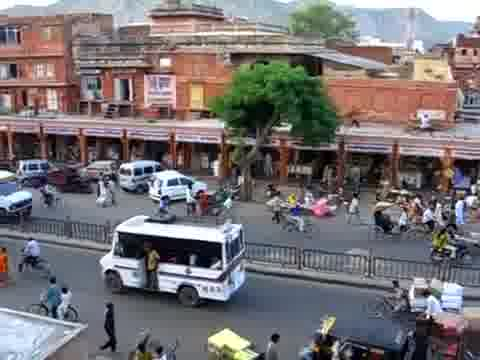
#> input picture ComputationalPhotography/VideoStitchingProcessing/images/input/6frames/f0450.jpg, 480 x 360 px, found by its file name
$ jupyter execute --allow-errors Project_5.ipynb   (shell and % lines are left out)
#> lines starting #> are read from the running program, lines starting #| are printed output that depends on the picture; long printed decimals are rounded
### ComputationalPhotography/VideoStitchingProcessing/utils.py
import os
import cv2

import numpy as np
from math import floor
from numpy.linalg import svd, inv


def blendImages(sourceTransform, referenceTransform):
    '''
    Naive blending for frame stitching
    Input:
        - sourceTransform: source frame projected onto reference frame plane
        - referenceTransform: reference frame projected onto same space

    Output:
        - blendedOutput: naive blending result from frame stitching
    '''

    blendedOutput = referenceTransform
    indices = referenceTransform == 0
    blendedOutput[indices] = sourceTransform[indices]

    return (blendedOutput / blendedOutput.max() * 255).astype(np.uint8)


# [55 lines left out: functions get_img_corners, video2imageFolder, not called in this run]


def imageFolder2mpeg(input_path, output_path='./output_video.mpeg', fps=30.0):
    '''
    Extracts the frames from an input video file
    and saves them as separate frames in an output directory.
    Input:
        input_path: Input video file.
        output_path: Output directorys.
        fps: frames per second (default: 30).
    Output:
        None
    '''

    dir_frames = input_path
    files_info = os.scandir(dir_frames)

    file_names = [f.path for f in files_info if f.name.endswith(".jpg")]
    file_names.sort(key=lambda f: int(''.join(filter(str.isdigit, f))))

    print("file_names ", file_names)

    frame_Height, frame_Width = cv2.imread(file_names[0]).shape[:2]
    resolution = (frame_Width, frame_Height)

    # Define the codec and create VideoWriter object
    fourcc = cv2.VideoWriter_fourcc(*'MPG1')
    video_writer = cv2.VideoWriter(output_path, fourcc, fps, resolution)

    frame_count = len(file_names)

    frame_idx = 0

    while frame_idx < frame_count:


        frame_i = cv2.imread(file_names[frame_idx])
        video_writer.write(frame_i)
        frame_idx += 1

    video_writer.release()

### ComputationalPhotography/VideoStitchingProcessing/Project_5.ipynb
# Programming Project #5: Video Stitching and Processing

## CS445: Computational Photography - Fall 2019

### Part I: Stitch two key frames

#### This involves:
1. compute homography H between two frames;
2. project each frame onto the same surface;
3. blend the surfaces.

Check that your homography is correct by plotting four points that form a square in frame 270 and their projections in each image, like this:
<p>


</p>

[cell 1]
# !pip install opencv-python==3.4.2.17
# !pip install opencv-contrib-python==3.4.2.17

import cv2
import numpy as np
from numpy.linalg import svd, inv
import utils
from matplotlib import pyplot as plt
print(cv2.__version__)

[cell 2]
# images location
# im1 = './images/input/frames/f0001.jpg'
im1 = './images/input/frames/f0450.jpg'
im2 = './images/input/frames/f0270.jpg'

# Load an color image in grayscale
im1 = cv2.imread(im1)
#> im1 is the input picture: shape (360, 480, 3); mean B, G, R 115.9, 113.5, 118.6
im2 = cv2.imread(im2)
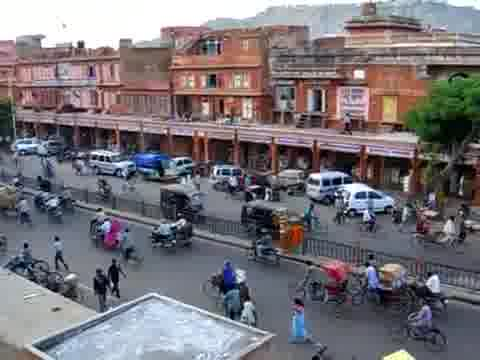
#> input picture ComputationalPhotography/VideoStitchingProcessing/images/input/6frames/f0270.jpg, 480 x 360 px, found by its file name
#> im2 is the input picture: shape (360, 480, 3); mean B, G, R 120.4, 115, 119.6

[cell 3]
def auto_homography(Ia,Ib, homography_func=None,normalization_func=None):
    '''
    Computes a homography that maps points from Ia to Ib

    Input: Ia and Ib are images
    Output: H is the homography

    '''
    if Ia.dtype == 'float32' and Ib.dtype == 'float32':
        Ia = (Ia*255).astype(np.uint8)
        Ib = (Ib*255).astype(np.uint8)

    Ia_gray = cv2.cvtColor(Ia,cv2.COLOR_BGR2GRAY)
    Ib_gray = cv2.cvtColor(Ib,cv2.COLOR_BGR2GRAY)
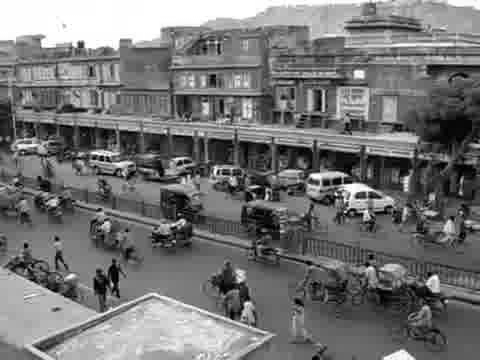
#> Ib_gray: shape (360, 480); min 0, max 255, mean 117

    # Initiate SIFT detector
    sift = cv2.xfeatures2d.SIFT_create()

    # find the keypoints and descriptors with SIFT
    kp_a, des_a = sift.detectAndCompute(Ia_gray,None)
#> kp_a = 2816 keypoints; strongest (x, y, size): (160, 192, 2.6), (438, 205, 2.8), (172, 183, 5.4), (470, 200, 5.4)
    kp_b, des_b = sift.detectAndCompute(Ib_gray,None)
#> kp_b = 2820 keypoints; strongest (x, y, size): (336, 194, 2.1), (314, 176, 4.7), (81, 44, 4.5), (359, 74, 6.7)

    # BFMatcher with default params
    bf = cv2.BFMatcher()
    matches = bf.knnMatch(des_a,des_b, k=2)
#> matches = 2816 matches

    # Apply ratio test
    good = []
    for m,n in matches:
        if m.distance < 0.75*n.distance:
            good.append(m)
#> after the loop, good = 227 matches

    numMatches = int(len(good))
#> numMatches = 227

    matches = good
#> matches = 227 matches

    # Xa and Xb are 3xN matrices that contain homogeneous coordinates for the N
    # matching points for each image
    Xa = np.ones((3,numMatches))
    Xb = np.ones((3,numMatches))

    for idx, match_i in enumerate(matches):
        Xa[:,idx][0:2] = kp_a[match_i.queryIdx].pt
        Xb[:,idx][0:2] = kp_b[match_i.trainIdx].pt

    ## RANSAC
    niter = 1000
    best_score = 0

    for t in range(niter):
        # estimate homography
        subset = np.random.choice(numMatches, 4, replace=False)
        pts1 = Xa[:,subset]
        pts2 = Xb[:,subset]

        H_t = homography_func(pts1, pts2, normalization_func) # edit helper code below (computeHomography)

        # score homography
        Xb_ = np.dot(H_t, Xa) # project points from first image to second using H
        du = Xb_[0,:]/Xb_[2,:] - Xb[0,:]/Xb[2,:]
        dv = Xb_[1,:]/Xb_[2,:] - Xb[1,:]/Xb[2,:]

        ok_t = np.sqrt(du**2 + dv**2) < 1  # you may need to play with this threshold
        score_t = sum(ok_t)

        if score_t > best_score:
            best_score = score_t
            H = H_t
            in_idx = ok_t
            pt1 = pts1
            pt2 = pts2
#> this loop made 1000 passes
#> (subset, score_t, best_score) on passes 1, 2, 3, 6, 7: ([130, 83, 158, 184], 4, 4), ([143, 115, 77, 179], 13, 13), ([153, 13, 193, 221], 71, 71), ([146, 82, 202, 46], 121, 121), ([190, 103, 134, 54], 125, 125)
#> (score_t, best_score) on passes 280, 467: (130, 130), (147, 147)
#> after the loop, best_score = 147

    print('best score: {:02f}'.format(best_score))
#| best score: 147.000

    # Optionally, you may want to re-estimate H based on inliers

    return H

[cell 4]
def computeHomography(pts1, pts2,normalization_func=None):
    '''
    Compute homography that maps from pts1 to pts2 using SVD

    Input: pts1 and pts2 are 3xN matrices for N points in homogeneous
    coordinates.

    Output: H is a 3x3 matrix, such that pts2~=H*pts1
    '''
#     print("pts1.shape is ", pts1.shape)
#     print("pts1 is ", pts1)
    N = pts1.shape[1]
    A = np.zeros((2*N, 9))

    for i in range(N):
        x = pts1[:, i]
        xi = pts2[:, i]
        u, v = x[0], x[1]
        ui, vi = xi[0], xi[1]
        A[2*i, :] = np.array([-u, -v, -1, 0, 0, 0, u*ui, v*ui, ui])
        A[2*i+1, :] = np.array([0, 0, 0, -u, -v, -1, u*vi, v*vi, vi])

    u, s, vt = np.linalg.svd(A)
    h = vt[vt.shape[0]-1, :]
#     h = vt[:, -1]
    return np.reshape(h, (3,3))
#     raise Exception("TODO in computeHomography() not implemented")

[cell 5]
# pt1, pt2, H = auto_homography(im1, im2, computeHomography)
# Computes a homography that maps points from Ia to Ib
H = auto_homography(im1, im2, computeHomography) #h (450, 270)
#> H = [[0.00399, -0.000204, 0.998], [-8.37e-05, 0.0046, 0.0665], [-1.88e-06, 5.85e-08, 0.00489]]

[cell 6]
# plot the interest points on im1 and im2 (450)
plotx_im1 = np.array([100, 240, 240, 100, 100])
ploty_im1 = np.array([50, 50, 200, 200, 50])
plotz_im1 = np.ones(5)
plot_im1 = np.array([plotx_im1, ploty_im1, plotz_im1])

plot_im2 = np.dot(H, plot_im1)
#> plot_im2 = [[1.39, 1.94, 1.91, 1.36, 1.39], [0.288, 0.276, 0.966, 0.978, 0.288], [0.0047, 0.00444, 0.00445, 0.00471, 0.0047]]
plot_im2 = plot_im2 / plot_im2[-1]
#> plot_im2 = [[294.9, 438.2, 430.4, 287.8, 294.9], [61.26, 62.25, 217.2, 207.6, 61.26], [1, 1, 1, 1, 1]]

fig = plt.figure()
ax1 = fig.add_subplot(221)
plt.imshow(cv2.cvtColor(im1, cv2.COLOR_BGR2RGB))
plt.title('frame 450')

ax2 = fig.add_subplot(222)
plt.imshow(cv2.cvtColor(im2, cv2.COLOR_BGR2RGB))
plt.title('frame 270')

ax3 = fig.add_subplot(223)
plt.imshow(cv2.cvtColor(im1, cv2.COLOR_BGR2RGB))
ax3.plot(plot_im1[0], plot_im1[1], 'b')

ax4 = fig.add_subplot(224)
plt.imshow(cv2.cvtColor(im2, cv2.COLOR_BGR2RGB))
ax4.plot(plot_im2[0], plot_im2[1], 'b')
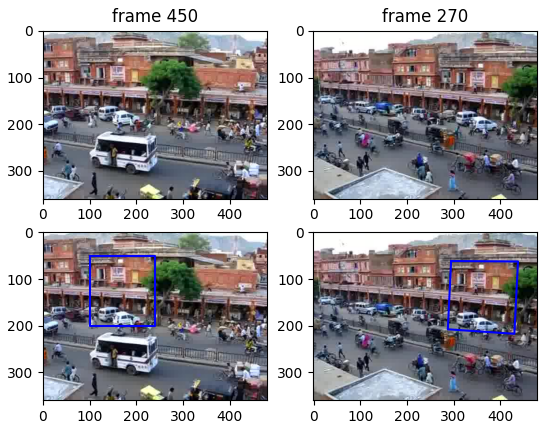
#> figure drawn by matplotlib, 4 panels

[cell 7]
projectedWidth = 900
projectedHeight = 450

sourceHomography = H
#> sourceHomography has the same summary as H
refHomography = np.identity(3)

projectedSource = cv2.warpPerspective(im1, sourceHomography, (projectedWidth, projectedHeight))
projectedReference = cv2.warpPerspective(im2, refHomography, (projectedWidth, projectedHeight))

blendedOutput = utils.blendImages(projectedSource, projectedReference)
canvas_height = 560
canvas_width = 1080
blended_canvas = np.zeros((canvas_height, canvas_width, 3), 'uint8')
img_w = blendedOutput.shape[1]
#> img_w = 900
img_h = blendedOutput.shape[0]
#> img_h = 450

x_offset = int(canvas_height/2 - (img_h/2))
#> x_offset = 55
y_offset = int((canvas_width/2)-(img_w/2))
#> y_offset = 90

blended_canvas[x_offset:x_offset+blendedOutput.shape[0], y_offset:y_offset+blendedOutput.shape[1]] = blendedOutput
plt.figure(figsize=(40,5))
plt.imshow(cv2.cvtColor(blended_canvas, cv2.COLOR_BGR2RGB))
plt.title("blended")

### Part II: Panorama using five key frames

In this part you will produce a panorama using five key frames. Let's determine frames [90, 270, 450, 630, 810] as key frames. The goal is to map all the five frames onto the plane corresponding to frame 450 (that we also call the _reference frame_). For the frames 270 and 630 you can follow the instructions in part 1.

Mapping frame 90 to frame 450 is difficult because they share very little area. Therefore you need to perform a two stage mapping by using frame 270 as a guide. Compute one projection from 90 to 270 and one from 270 to 450 and multiply the two matrices. This produces a projection from 90 to 450 even though these frames have very little area in common

[cell 8]
import cv2
import numpy as np

[cell 9]
fig = plt.figure(figsize=(60,10))

projectedWidth = 1600
projectedHeight = 700

img_90 = cv2.imread('./images/input/frames/f0090.jpg')
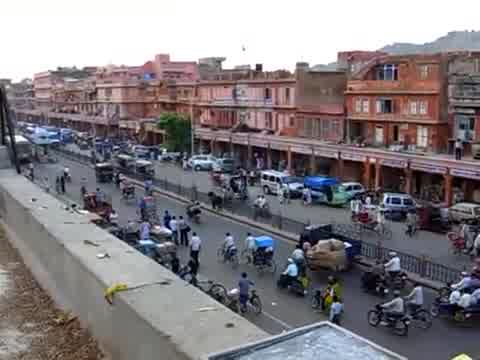
#> input picture ComputationalPhotography/VideoStitchingProcessing/images/input/6frames/f0090.jpg, 480 x 360 px, found by its file name
#> img_90 is the input picture: shape (360, 480, 3); mean B, G, R 129.8, 125.4, 130.7
img_270 = cv2.imread('./images/input/frames/f0270.jpg')
img_450 = cv2.imread('./images/input/frames/f0450.jpg')

H_90 = auto_homography(img_90, img_270, computeHomography)
#> in auto_homography (call 2), `Ia_gray = cv2.cvtColor(Ia,cv2.COLOR_BGR2GRAY)`:
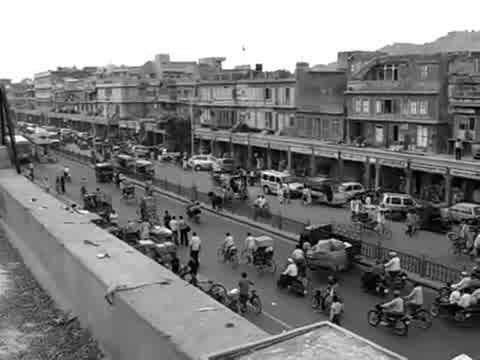
#> Ia_gray: shape (360, 480); min 0, max 255, mean 127.5
#> in auto_homography (call 2), `kp_a, des_a = sift.detectAndCompute(Ia_gray,None)`: kp_a = 2750 keypoints; strongest (x, y, size): (348, 245, 3.3), (19, 138, 5.7), (259, 67, 4.4), (99, 165, 2.4)
#> in auto_homography (call 2), `matches = bf.knnMatch(des_a,des_b, k=2)`: matches = 2750 matches
#> after the loop in auto_homography (call 2), `for m,n in matches:`: good = 281 matches
#> in auto_homography (call 2), `numMatches = int(len(good))`: numMatches = 281
#> in auto_homography (call 2), `matches = good`: matches = 281 matches
#> the loop in auto_homography (call 2), `for t in range(niter):` made 1000 passes
#> (subset, score_t, best_score) on passes 1, 3: ([200, 6, 119, 43], 32, 32), ([87, 155, 27, 30], 126, 126)
#> (subset, score_t) on passes 2, 4, 5, 6, 7, 8: ([104, 133, 209, 275], 15), ([189, 219, 103, 275], 106), ([129, 276, 14, 142], 59), ([135, 261, 152, 213], 5), ([69, 239, 194, 230], 62), ([271, 64, 120, 226], 5)
#| best score: 213.000
H_270 = auto_homography(img_270, img_450, computeHomography)
#| best score: 160.000
left = H_90.dot(H_270)

tx = 600
ty = 100
H_t = np.array([[1,0,tx], [0,1,ty], [0,0,1]])

I = np.identity(3)
projected_90 = cv2.warpPerspective(img_90, H_t.dot(left), (projectedWidth, projectedHeight))
projected_270 = cv2.warpPerspective(img_270, H_t.dot(H_270), (projectedWidth, projectedHeight))
projected_450 = cv2.warpPerspective(img_450, H_t.dot(I), (projectedWidth, projectedHeight))

blended_270 = utils.blendImages(projected_90, projected_270)
#> in blendImages (call 2), `blendedOutput[indices] = sourceTransform[indices]`:
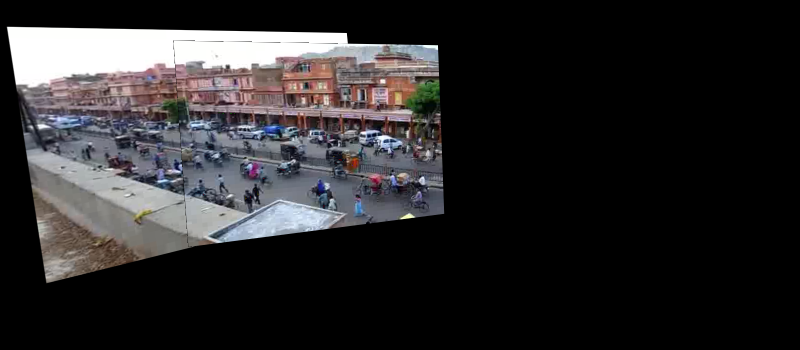
#> blendedOutput: shape (700, 1600, 3) (shown at 1/2 size); mean B, G, R 42.4, 41.1, 42.5
blended_450_left = utils.blendImages(blended_270, projected_450)
axes1 = fig.add_subplot(121)
plt.imshow(cv2.cvtColor(blended_450_left, cv2.COLOR_BGR2RGB))
plt.title('blended')

[cell 10]
master_frames =[90, 270, 450, 630, 810]
reference_frame = 450
reference_idx = master_frames.index(reference_frame)

img_90 = cv2.imread('./images/input/frames/f0090.jpg')
img_270 = cv2.imread('./images/input/frames/f0270.jpg')
img_450 = cv2.imread('./images/input/frames/f0450.jpg')
img_630 = cv2.imread('./images/input/frames/f0630.jpg')
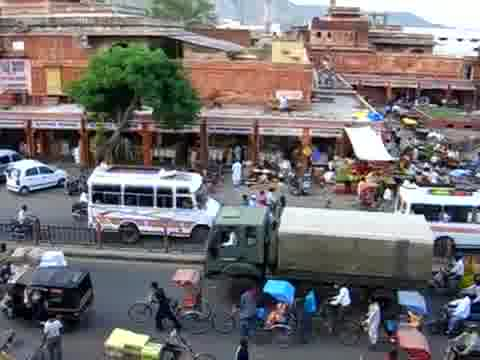
#> input picture ComputationalPhotography/VideoStitchingProcessing/images/input/6frames/f0630.jpg, 480 x 360 px, found by its file name
#> img_630 is the input picture: shape (360, 480, 3); mean B, G, R 112.5, 112, 116.1
img_810 = cv2.imread('./images/input/frames/f0810.jpg')
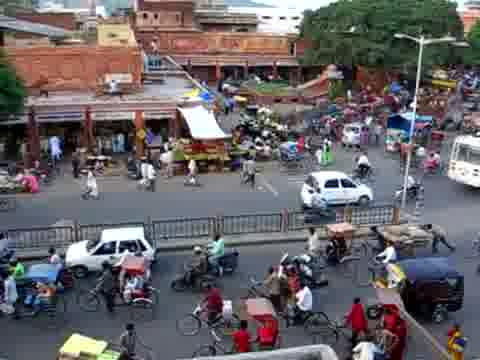
#> input picture ComputationalPhotography/VideoStitchingProcessing/images/input/6frames/f0810.jpg, 480 x 360 px, found by its file name
#> img_810 is the input picture: shape (360, 480, 3); mean B, G, R 103.6, 100.6, 105.1

H_810 = auto_homography(img_810, img_630, computeHomography)
#| best score: 104.000
H_630 = auto_homography(img_630, img_450, computeHomography)
#| best score: 134.000
right = H_810.dot(H_630)

I = np.identity(3)
projected_810 = cv2.warpPerspective(img_810, H_t.dot(right), (projectedWidth, projectedHeight))
projected_630 = cv2.warpPerspective(img_630, H_t.dot(H_630), (projectedWidth, projectedHeight))
projected_450 = cv2.warpPerspective(img_450, H_t.dot(I), (projectedWidth, projectedHeight))

blended_630 = utils.blendImages(projected_810, projected_630)
blended_450_right = utils.blendImages(blended_630, projected_450)
fig = plt.figure(figsize=(60,10))
axes1 = fig.add_subplot(121)
plt.imshow(cv2.cvtColor(blended_450_right, cv2.COLOR_BGR2RGB))
plt.title('blended')

[cell 11]
fig = plt.figure(figsize=(60,10))

final_blend = utils.blendImages(blended_450_left, blended_450_right)
#> in blendImages (call 6), `indices = referenceTransform == 0`:
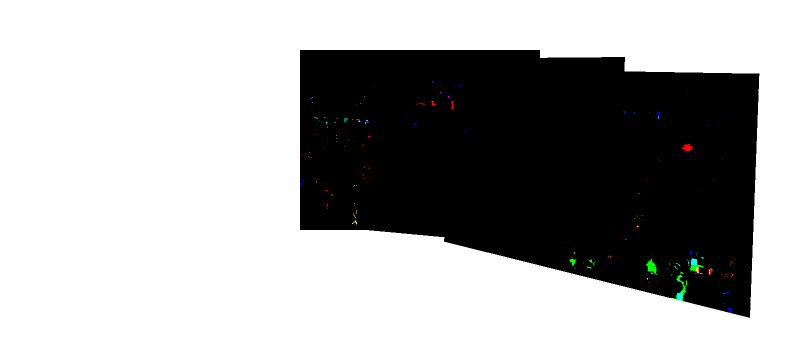
#> indices: shape (700, 1600, 3) bool (shown at 1/2 size); mean B, G, R 0.664, 0.665, 0.664
plt.imshow(cv2.cvtColor(final_blend, cv2.COLOR_BGR2RGB))

### Part 3: Map the video to the reference plane

[cell 12]
import os
import cv2
import numpy as np
import matplotlib.pyplot as plt
from math import floor

[cell 13]
# dir_frames = 'images/input/frames'
dir_frames = 'images/input/frames'
filenames = []
#> (the rest of this cell did not finish here and is left out)

#> (a cell that did not finish here is left out)

[cell 15]
frameCount = len(filenames)
print("frameCount ", frameCount)
print(filenames)
#> (the rest of this cell did not finish here and is left out)

[cell 16]
for idx, file_i in enumerate(filenames):
    frames[idx] = cv2.cvtColor(cv2.imread(file_i), cv2.COLOR_BGR2RGB) / 255.0

projectedWidth = 1600
projectedHeight = 700
#> (the rest of this cell did not finish here and is left out)

[cell 17]
# create homographies of key frames
img_90 = cv2.imread('./images/input/frames/f0090.jpg')
img_270 = cv2.imread('./images/input/frames/f0270.jpg')
img_450 = cv2.imread('./images/input/frames/f0450.jpg')
img_630 = cv2.imread('./images/input/frames/f0630.jpg')
img_810 = cv2.imread('./images/input/frames/f0810.jpg')

H_90_270 = auto_homography(img_90, img_270, computeHomography)
#| best score: 209.000
H_270_450 = auto_homography(img_270, img_450, computeHomography)
#| best score: 154.000
H_810_630 = auto_homography(img_810, img_630, computeHomography)
#| best score: 101.000
H_630_450 = auto_homography(img_630, img_450, computeHomography)
#| best score: 147.000

H_90_450 = H_90_270.dot(H_270_450)
H_810_450 = H_810_630.dot(H_630_450)

# use key frame homographies for warpPerspective in the range
for idx, file_i in enumerate(filenames):
    img = cv2.imread(file_i)
    if (idx < 90): # from 1 t0 90
        H = auto_homography(img, img_90, computeHomography)
        H_warped = H.dot(H_90_270)
        projection = cv2.warpPerspective(img, H_t.dot(H_warped), (projectedWidth, projectedHeight))
    elif (idx >= 90) and (idx < 270): # from 90 to 270
        H = auto_homography(img, img_270, computeHomography)
        H_warped = H.dot(H_270_450)
        projection = cv2.warpPerspective(img, H_t.dot(H_warped), (projectedWidth, projectedHeight))
    elif (idx >= 270) and (idx < 450): # from 270 to 450
        H = auto_homography(img, img_450, computeHomography)
        projection = cv2.warpPerspective(img, H_t.dot(H), (projectedWidth, projectedHeight))
    elif (idx >= 450) and (idx < 630): # from 450 to 630
        H = auto_homography(img, img_450, computeHomography)
        projection = cv2.warpPerspective(img, H_t.dot(H), (projectedWidth, projectedHeight))
    elif (idx >= 630) and (idx < 810): # from 630 to 810
        H = auto_homography(img, img_630, computeHomography)
        H_warped = H.dot(H_630_450)
        projection = cv2.warpPerspective(img, H_t.dot(H_warped), (projectedWidth, projectedHeight))
    elif (idx >= 810):
        H = auto_homography(img, img_810, computeHomography)
        H_warped = H.dot(H_810_630)
        projection = cv2.warpPerspective(img, H_t.dot(H_warped), (projectedWidth, projectedHeight))

    cv2.imwrite('./images/output/6frames/a{:04d}.jpg'.format(idx), projection)

[cell 18]
utils.imageFolder2mpeg('./images/output/6frames', fps=30)
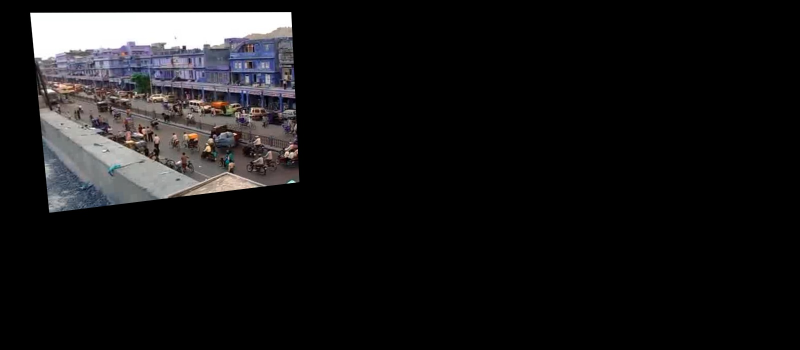
#> input picture ComputationalPhotography/VideoStitchingProcessing/images/output/6frames/a0000.jpg, 1600 x 700 px (shown at 1/2 size)
#> in imageFolder2mpeg, frame_i is the input picture: shape (700, 1600, 3); mean B, G, R 22.7, 21.8, 22.5

### Part 4: Create background panorama

In this part you will remove moving objects from the video and create a background panorama that should incorporate pixels from all the frames.

In the video you produced in __part 3__ each pixel appears in several frames. You need to estimate which of the many colors correspond to the background. We take advantage of the fact that the background color is fixed while the foreground color changes frequently (because foreground moves).

For each pixel in the sequence of __part 3__, determine all valid colors (colors that come from all frames that overlap that pixel). You can experiment with different methods for determining the background color of each pixel, as discussed in class. Perform the same procedure for all pixels and generate output. The output should be a completed panorama showing only pixels of background or non-moving objects.

[cell 19]
import os
import cv2
import numpy as np
import matplotlib.pyplot as plt
import scipy.ndimage

# projectedWidth 1600
# projectedHeight 700

dir_frames = './images/output/6frames'
filenames = []
filesinfo = os.scandir(dir_frames)

filenames = [f.path for f in filesinfo if f.name.endswith(".jpg")]
filenames.sort(key=lambda f: int(''.join(filter(str.isdigit, f))))
noOfFrames = len(filenames)

print(filenames[0])
frameHeight, frameWidth, frameChannels = cv2.imread(filenames[0]).shape
projections = np.zeros((noOfFrames, frameHeight, frameWidth, frameChannels),dtype=np.float32)
for idx, file_i in enumerate(filenames):
    projections[idx] = cv2.cvtColor(cv2.imread(file_i), cv2.COLOR_BGR2RGB) / 255.0

print("projections ", projections.shape)
#| projections  (3, 700, 1600, 3)
